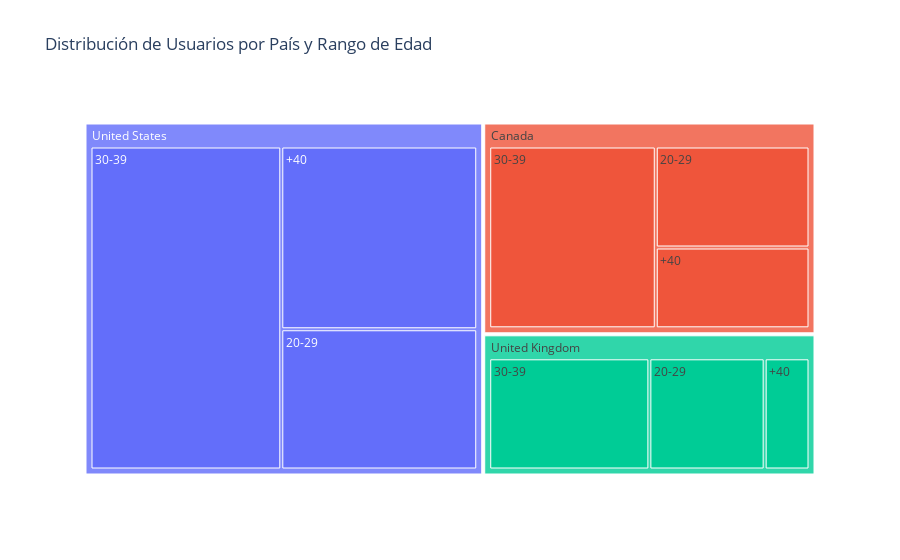

Notebook source saved alongside this figure:
### Markdown cell above
En este caso he querido usar la librería de plotly previamente importada e instalada con tal de probar nuevas visualizaciones dinámicas. En esta visualización se puede interactuar con cada grupo dándonos los datos correspondientes.

Creando una variable asignamos el gráfico que queramos, en este caso un treemap "px.treemap" con los datos y el titulo que queramos.

En nuestro caso hemos creado un treemap sobre los países usuarios y sus respectivos usuarios según el rango de edad.

### Code cell
fig = px.treemap(data_dict['user'], path=['country', 'rango_edad'], title='Distribución de Usuarios por País y Rango de Edad')


fig.show()

### Figure 1 — Plotly figure (JSON) as saved in the notebook; plotly's stock layout.template omitted (floating-point values rounded to 4 significant figures)
{"data": [{"branchvalues": "total", "domain": {"x": [0, 1], "y": [0, 1]}, "hovertemplate": "labels=%{label}<br>count=%{value}<br>parent=%{parent}<br>id=%{id}<extra></extra>", "ids": ["Canada/+40", "United Kingdom/+40", "United States/+40", "Canada/20-29", "United Kingdom/20-29", "United States/20-29", "Canada/30-39", "United Kingdom/30-39", "United States/30-39", "Canada", "United Kingdom", "United States"], "labels": ["+40", "+40", "+40", "20-29", "20-29", "20-29", "30-39", "30-39", "30-39", "Canada", "United Kingdom", "United States"], "name": "", "parents": ["Canada", "United Kingdom", "United States", "Canada", "United Kingdom", "United States", "Canada", "United Kingdom", "United States", "", "", ""], "type": "treemap", "values": [16, 7, 43, 20, 18, 33, 39, 25, 74, 75, 50, 150]}], "layout": {"legend": {"tracegroupgap": 0}, "title": {"text": "Distribución de Usuarios por País y Rango de Edad"}}}
